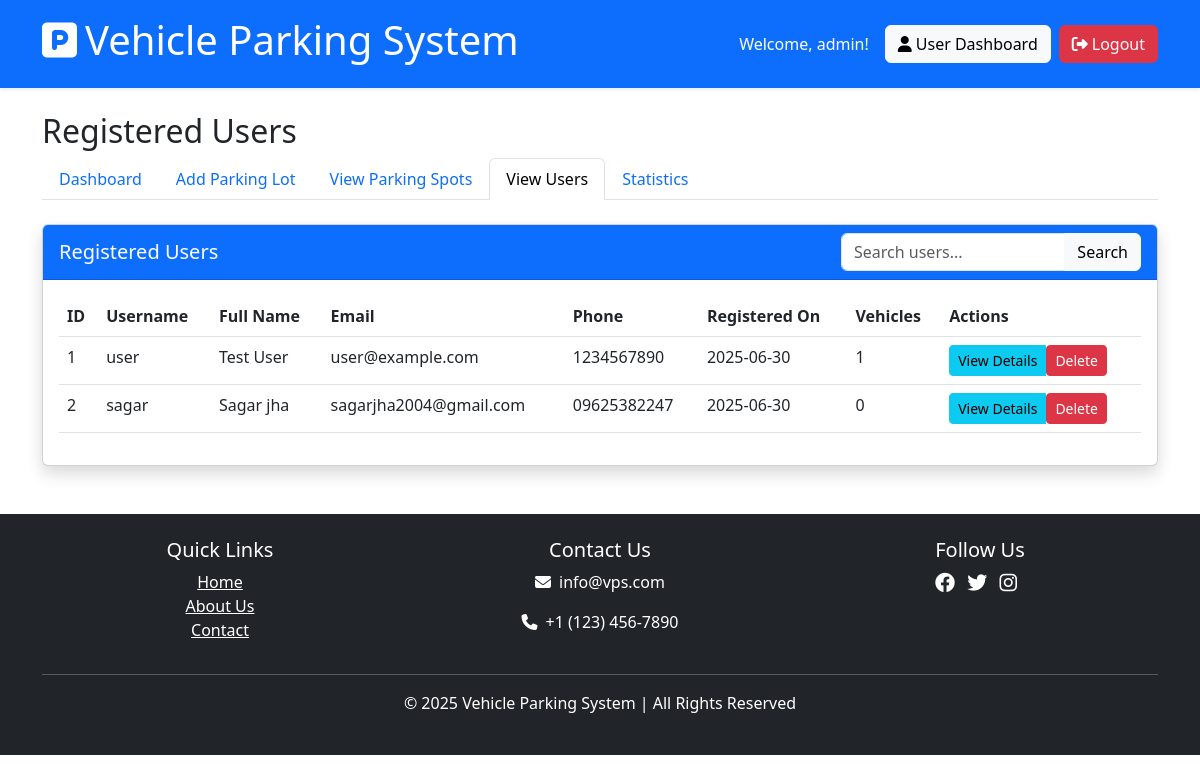
/admin/view_user (signed in), run on an earlier commit of the app's database.
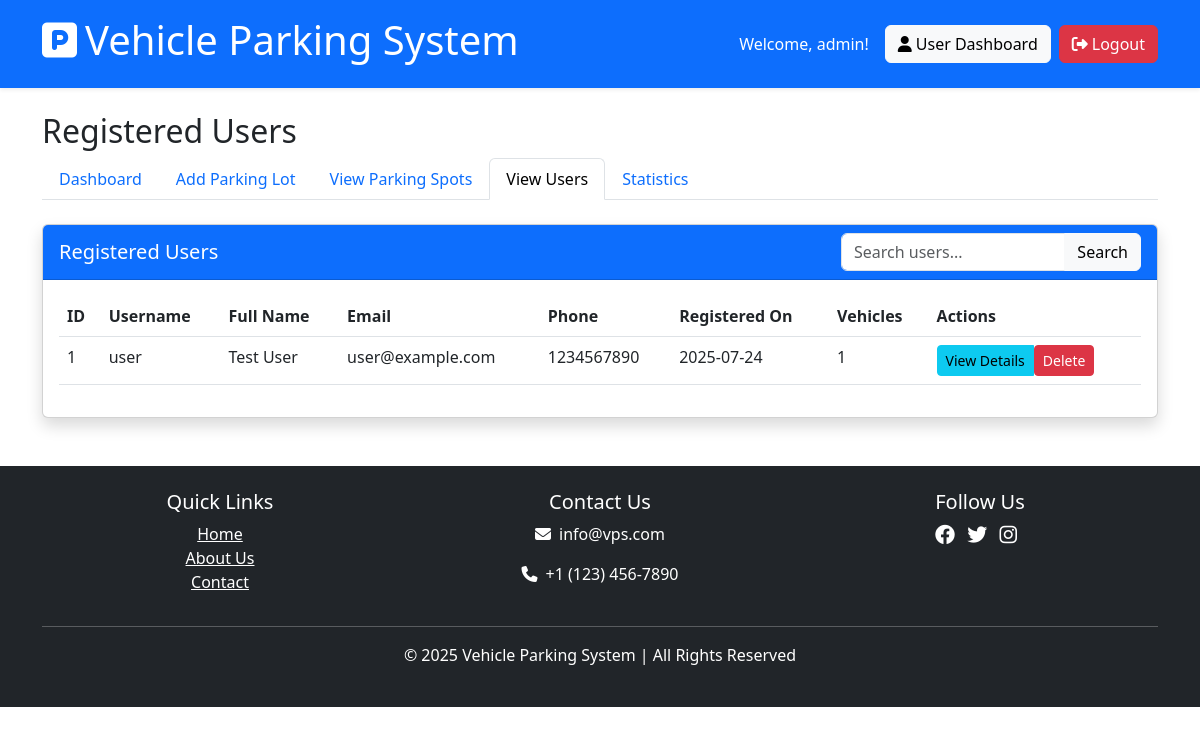
And on a later commit of the database.
### models/admin.py (models this page shows, shortened)
class Admin(db.Model, UserMixin):
    id = db.Column(db.Integer, primary_key=True)
    username = db.Column(db.String(100), unique=True, nullable=False)
    password_hash = db.Column(db.String(200), nullable=False)
    @property
    def password(self):
        raise AttributeError('password is not a readable attribute')

### models/user.py (models this page shows, shortened)
class User(db.Model, UserMixin):
    id = db.Column(db.Integer, primary_key=True)
    username = db.Column(db.String(100), unique=True, nullable=False)
    email = db.Column(db.String(120), unique=True, nullable=False)
    password_hash = db.Column(db.String(200), nullable=False)
    first_name = db.Column(db.String(50))
    last_name = db.Column(db.String(50))
    phone = db.Column(db.String(20))
    registered_on = db.Column(db.DateTime, default=lambda: datetime.now(timezone.utc))
    bookings = db.relationship('Booking', backref='user', lazy=True, cascade="all, delete-orphan")
    vehicles = db.relationship('Vehicle', backref='owner', lazy=True, cascade="all, delete-orphan")
    @property
    def password(self):
        raise AttributeError('password is not a readable attribute')

### routes/admin_routes.py (the view)
@admin_bp.route('/view_user')
@login_required
@admin_required
def view_user():
    users = User.query.all()
    return render_template('admin/view_user.html', users=users)

### extensions.py (called while the page is built)
@login_manager.user_loader
def load_user(user_id):
    from models.admin import Admin
    from models.user import User
    admin = Admin.query.get(int(user_id))
    if admin:
        return admin
    return User.query.get(int(user_id))

### routes/admin_routes.py (called while the page is built, shortened)
def admin_required(f):
    @wraps(f)
    def decorated_function(*args, **kwargs):
        if not current_user.is_authenticated:
            flash('Please login to access this page.', 'warning')
            return redirect(url_for('admin.login'))
        return f(*args, **kwargs)
    return decorated_function

### templates/admin/view_user.html (shortened to what this page needs)
{% extends 'shared/base.html' %}
{% block content %}
<div class="row mb-4">
    <div class="col-12">
        <h2>Registered Users</h2>
        <nav>
            <div class="nav nav-tabs" id="nav-tab" role="tablist">
                <a class="nav-link" href="{{ url_for('admin.dashboard') }}">Dashboard</a>
                <a class="nav-link" href="{{ url_for('admin.add_parking_lot') }}">Add Parking Lot</a>
                <a class="nav-link" href="{{ url_for('admin.view_parking_spots') }}">View Parking Spots</a>
                <a class="nav-link active" href="{{ url_for('admin.view_user') }}">View Users</a>
                <a class="nav-link" href="{{ url_for('admin.statistics') }}">Statistics</a>
            </div>
        </nav>
    </div>
</div>
<div class="row">
    <div class="col-12">
        <div class="card shadow">
            <div class="card-header bg-primary text-white d-flex justify-content-between align-items-center">
                <h5 class="card-title mb-0">Registered Users</h5>
                <div class="input-group" style="width: 300px;">
                    <input type="text" id="userSearchInput" class="form-control" placeholder="Search users...">
                    <button class="btn btn-light" type="button" id="searchButton">
                         Search
                    </button>
                </div>
            </div>
            <div class="card-body">
                {% if users %}
                <div class="table-responsive">
                    <table class="table table-hover" id="usersTable">
                        <thead>
                            <tr>
                                <th>ID</th>
                                <th>Username</th>
                                <th>Full Name</th>
                                <th>Email</th>
                                <th>Phone</th>
                                <th>Registered On</th>
                                <th>Vehicles</th>
                                <th>Actions</th>
                            </tr>
                        </thead>
                        <tbody>
                            {% for user in users %}
                            <tr>
                                <td>{{ user.id }}</td>
                                <td>{{ user.username }}</td>
                                <td>{{ user.first_name }} {{ user.last_name }}</td>
                                <td>{{ user.email }}</td>
                                <td>{{ user.phone or 'N/A' }}</td>
                                <td>{{ user.registered_on.strftime('%Y-%m-%d') }}</td>
                                <td>{{ user.vehicles|length }}</td>
                                <td>
                                    <div class="btn-group">
                                        <button type="button" class="btn btn-sm btn-info view-user-btn"
                                                data-bs-toggle="modal" data-bs-target="#viewUserModal"
                                                data-user-id="{{ user.id }}">
                                            View Details
                                        </button>
                                        <form method="POST" action="{{ url_for('admin.delete_user', user_id=user.id) }}"
                                              onsubmit="return confirm('Are you sure you want to delete this user?');">
                                            <button type="submit" class="btn btn-sm btn-danger">Delete</button>
                                        </form>
                                    </div>
                                </td>
                            </tr>
                            {% endfor %}
                        </tbody>
                    </table>
                </div>
                {% else %}
                <div class="alert alert-info">
                    <p>No registered users found.</p>
                </div>
                {% endif %}
            </div>
        </div>
    </div>
</div>
{% endblock %}

### templates/shared/base.html (shortened to what this page needs)
<!DOCTYPE html>
<html lang="en">
<head>
    <link rel="stylesheet" href="{{ url_for('static', filename='css/style.css') }}">
    <link href="https://cdn.jsdelivr.net/npm/bootstrap@5.3.0/dist/css/bootstrap.min.css" rel="stylesheet">
    <link rel="stylesheet" href="https://cdnjs.cloudflare.com/ajax/libs/font-awesome/6.4.0/css/all.min.css">
</head>
<body>
    <header class="bg-primary text-white p-3 shadow-sm">
        <div class="container">
            <div class="d-flex justify-content-between align-items-center">
                <a href="{{ url_for('main.index') }}" class="text-white text-decoration-none">
                    <h1><i class="fas fa-parking me-2"></i>Vehicle Parking System</h1>
                </a>
                <nav class="navbar-nav d-flex flex-row">
                    {% if current_user.is_authenticated %}
                        <div class="d-flex align-items-center">
                            <span class="me-3">Welcome, {{ current_user.username }}!</span>
                            {% if current_user.is_admin %}
                                <a href="{{ url_for('admin.dashboard') }}" class="btn btn-light me-2">
                                    <i class="fas fa-tachometer-alt me-1"></i>Admin Dashboard
                                </a>
                            {% else %}
                                <a href="{{ url_for('user.dashboard') }}" class="btn btn-light me-2">
                                    <i class="fas fa-user me-1"></i>User Dashboard
                                </a>
                            {% endif %}
                            <a href="{{ url_for('auth.logout') }}" class="btn btn-danger">
                                <i class="fas fa-sign-out-alt me-1"></i>Logout
                            </a>
                        </div>
                    {% endif %}
                </nav>
            </div>
        </div>
    </header>
    <div class="container mt-4">
        {% block content %}{% endblock %}
    </div>
    <footer class="mt-5 p-4 bg-dark text-white text-center">
        <div class="container">
            <div class="row">
                <div class="col-md-4">
                    <h5>Quick Links</h5>
                    <ul class="list-unstyled">
                        <li><a href="{{ url_for('main.index') }}" class="text-white">Home</a></li>
                        <li><a href="{{ url_for('main.about') }}" class="text-white">About Us</a></li>
                        <li><a href="{{ url_for('main.contact') }}" class="text-white">Contact</a></li>
                    </ul>
                </div>
                <div class="col-md-4">
                    <h5>Contact Us</h5>
                    <p><i class="fas fa-envelope me-2"></i>info@vps.com</p>
                    <p><i class="fas fa-phone me-2"></i>+1 (123) 456-7890</p>
                </div>
                <div class="col-md-4">
                    <h5>Follow Us</h5>
                    <div class="social-icons">
                        <a href="#" class="text-white me-2"><i class="fab fa-facebook fa-lg"></i></a>
                        <a href="#" class="text-white me-2"><i class="fab fa-twitter fa-lg"></i></a>
                        <a href="#" class="text-white me-2"><i class="fab fa-instagram fa-lg"></i></a>
                    </div>
                </div>
            </div>
            <hr class="my-3">
            <p>&copy; 2025 Vehicle Parking System | All Rights Reserved</p>
        </div>
    </footer>
</body>
</html>

What changed in the data, as far as the page shows it:
removed User: id "2", username "sagar", first_name "Sagar", last_name "jha", email "sagarjha2004@gmail.com", phone "09625382247", registered_on "2025-06-30", vehicles|length "0"
changed User "user": registered_on "2025-06-30" → "2025-07-24"
